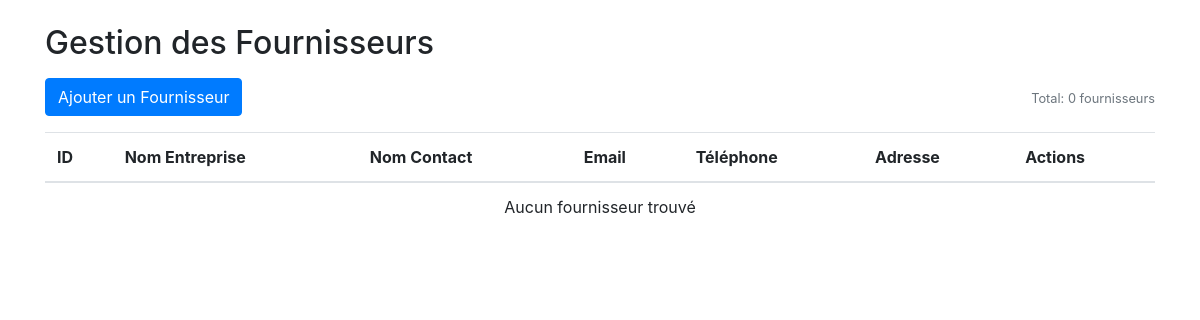
The app's page /stock/suppliers.php, older data.
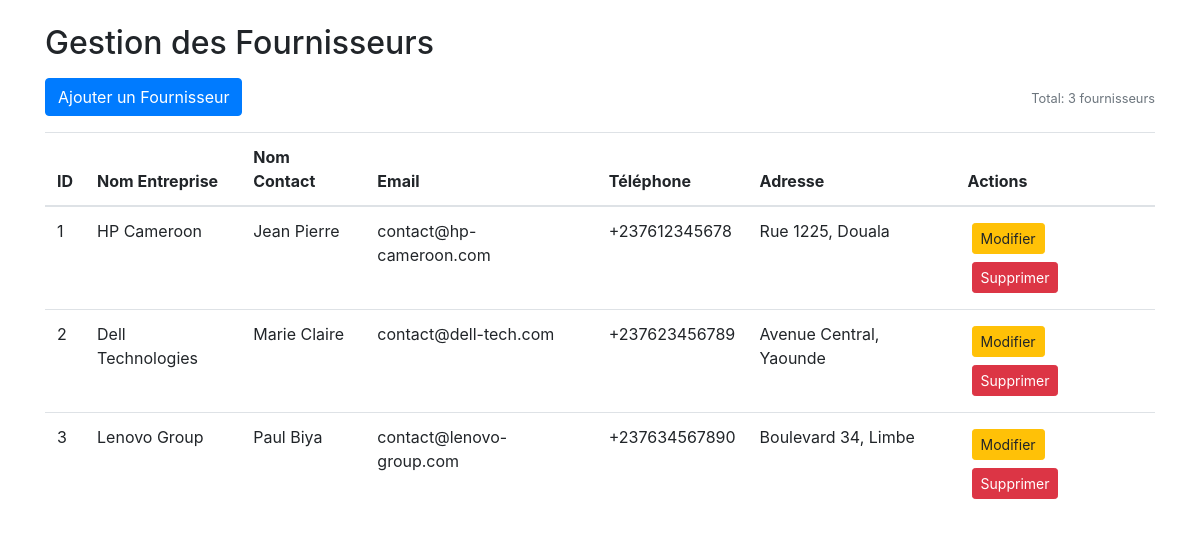
The same page, newer data.
### tables this page shows
CREATE TABLE suppliers (
    supplier_id INT PRIMARY KEY AUTO_INCREMENT,
    company_name VARCHAR(100) NOT NULL,
    contact_name VARCHAR(100) NOT NULL,
    email VARCHAR(100) UNIQUE NOT NULL,
    phone_number VARCHAR(20),
    address TEXT,
    created_at TIMESTAMP DEFAULT CURRENT_TIMESTAMP
);

### stock/suppliers.php (the view, shortened to what this page needs)
<?php
require_once '../DatabaseConnection/db_config.php';
?>
<!DOCTYPE html>
<html lang="fr">
<head>
    <link href="https://stackpath.bootstrapcdn.com/bootstrap/4.5.2/css/bootstrap.min.css" rel="stylesheet">
</head>
<body>
    <div class="container mt-4">
        <h2 class="mb-3">Gestion des Fournisseurs</h2>
        <div class="d-flex justify-content-between align-items-center mb-3">
            <button class="btn btn-primary" data-toggle="modal" data-target="#supplierModal">
                <i class="fa fa-plus"></i> Ajouter un Fournisseur
            </button>
            <div class="d-none d-md-block">
                <small class="text-muted">Total: <?php echo $conn->query("SELECT COUNT(*) as count FROM suppliers")->fetch_assoc()['count']; ?> fournisseurs</small>
            </div>
        </div>
        <div class="table-responsive table-responsive-card">
            <table class="table table-hover">
                <thead>
                    <tr>
                        <th>ID</th>
                        <th>Nom Entreprise</th>
                        <th>Nom Contact</th>
                        <th>Email</th>
                        <th>Téléphone</th>
                        <th>Adresse</th>
                        <th>Actions</th>
                    </tr>
                </thead>
                <tbody id="supplierTable">
                    <?php
                    $result = $conn->query("SELECT * FROM suppliers ORDER BY supplier_id ASC");
                    if ($result->num_rows > 0) {
                        while ($row = $result->fetch_assoc()) {
                            echo "<tr id='supplier-" . $row['supplier_id'] . "'>";
                            echo "<td data-label='ID'>" . $row['supplier_id'] . "</td>";
                            echo "<td data-label='Nom Entreprise'>" . htmlspecialchars($row['company_name']) . "</td>";
                            echo "<td data-label='Nom Contact'>" . htmlspecialchars($row['contact_name']) . "</td>";
                            echo "<td data-label='Email'>" . htmlspecialchars($row['email']) . "</td>";
                            echo "<td data-label='Téléphone'>" . htmlspecialchars($row['phone_number']) . "</td>";
                            echo "<td data-label='Adresse'>" . htmlspecialchars($row['address']) . "</td>";
                            echo "<td data-label='Actions' class='action-buttons'>
                                <div class='btn-group-responsive'>
                                    <button class='btn btn-warning btn-sm edit-btn'
                                        data-id='" . $row['supplier_id'] . "'
                                        data-company='" . htmlspecialchars($row['company_name']) . "'
                                        data-contact='" . htmlspecialchars($row['contact_name']) . "'
                                        data-email='" . htmlspecialchars($row['email']) . "'
                                        data-phone='" . htmlspecialchars($row['phone_number']) . "'
                                        data-address='" . htmlspecialchars($row['address']) . "'>
                                        Modifier
                                    </button>
                                    <button class='btn btn-danger btn-sm delete-btn'
                                        data-id='" . $row['supplier_id'] . "'>
                                        Supprimer
                                    </button>
                                </div>
                            </td>";
                            echo "</tr>";
                        }
                    } else {
                        echo "<tr><td colspan='7' class='text-center'>Aucun fournisseur trouvé</td></tr>";
                    }
                    ?>
                </tbody>
            </table>
        </div>
    </div>
</body>
</html>

Row changes from the older to the newer data that the page shows:
added suppliers: supplier_id "1", company_name "HP Cameroon", contact_name "Jean Pierre", email "contact@hp-cameroon.com", phone_number "+237612345678", address "Rue 1225, Douala"
added suppliers: supplier_id "2", company_name "Dell Technologies", contact_name "Marie Claire", email "contact@dell-tech.com", phone_number "+237623456789", address "Avenue Central, Yaounde"
added suppliers: supplier_id "3", company_name "Lenovo Group", contact_name "Paul Biya", email "contact@lenovo-group.com", phone_number "+237634567890", address "Boulevard 34, Limbe"
Text that changed along with them:
text no longer shown: "0 Aucun fournisseur trouvé"
text now shown: "3"
